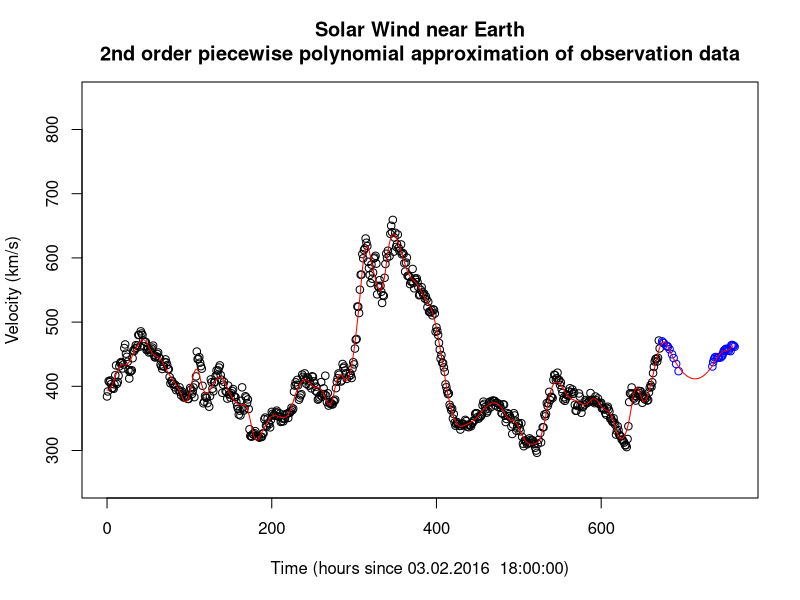

Reproduce this figure in R.
obs <- read.csv('SampleData/observations.csv', header = T, sep = ';')
pred <- read.csv('SampleData/prediction.csv', header = T, sep = ';')
colnames(obs) <- c('t','v')
colnames(pred) <- c('t','v')

mv <- 300

filtered_pred <- pred[pred$v != mv,]

joined <- rbind(obs,filtered_pred)

nodes <- joined$t
nodes <- nodes[c(c(T),logical(9))] #take every 10th reference point as node point
if(nodes[length(nodes)]!=joined$t[length(joined$t)])
  nodes <- c(nodes,joined$t[length(joined$t)]) #the last ref point must always present

poly_f <- function(p,x,t) {
  i <- findInterval(t,x)-1
  return (p[i*3+1]*t*t+p[i*3+2]*t+p[i*3+3]);
}

getP <- function(initSlope,X,Y) {
  res <- numeric((length(X)-1)*3)
  Y1 <- numeric(length(Y))
  Y1[1] <- initSlope
  for(i in 1:(length(X)-1)) {
    x_i <- X[i]
    x_i1 <- X[i+1]
    a <- matrix(
      c(x_i1*x_i1,x_i1,1,
      x_i*x_i,x_i,1,
      2*x_i,1,0), nrow = 3, byrow = T)
    r_part <- c(Y[i+1],Y[i],Y1[i])
    s <- solve(a,r_part)
    Y1[i+1]=2*s[1]*x_i1+s[2]
    res[(i-1)*3+1]=s[1]
    res[(i-1)*3+2]=s[2]
    res[(i-1)*3+3]=s[3]
  }
  return(res)
}

p_to_polyF <- function(p,nodes) {
  return(function(x) {
    poly_f(p,nodes,x)
    }
  );
}

testInitSlope <- 0

toMinimize <- function(x) {
  sqErr <- 0
  p1 <- getP(testInitSlope,nodes,x)
  cur_fitted <- p_to_polyF(p1,nodes)
  for(j in 1:nrow(joined)){
    dif1 <- cur_fitted(joined$t[j])-joined$v[j]
    if(! is.na(dif1)) {
      sqErr <- sqErr + dif1*dif1 #difference with measured data
    }
  }
  return(sqErr)
}

init <- rep(400, length(nodes))

opt_res1 <- optim(init,toMinimize, method = "BFGS",control = list(maxit = 500))

plot(obs$t,obs$v,
     xlab = "Time (hours since 03.02.2016  18:00:00)",
     ylab = "Velocity (km/s)",
     main = "Solar Wind near Earth\n2nd order piecewise polynomial approximation of observation data",
     xlim=c(0,760),
     ylim=c(250,850))
points(filtered_pred$t,filtered_pred$v,col="blue")
res1_p <- getP(testInitSlope,nodes,opt_res1$par)
res1_poly <- p_to_polyF(res1_p,nodes)
curve(res1_poly,add = T, from = 0, to = 760,col = "red",n=2000)

#testX = c(0,7,10,18,20)
#testY = c(10,5,5,12,14)

#p1 <-getP(-3,testX,testY)
#poly_p1 <- p_to_polyF(p1,testX)


#plot(testX,testY,ylim=c(0,20))
#curve(poly_p1,add = T, from = 0, to = 20)
